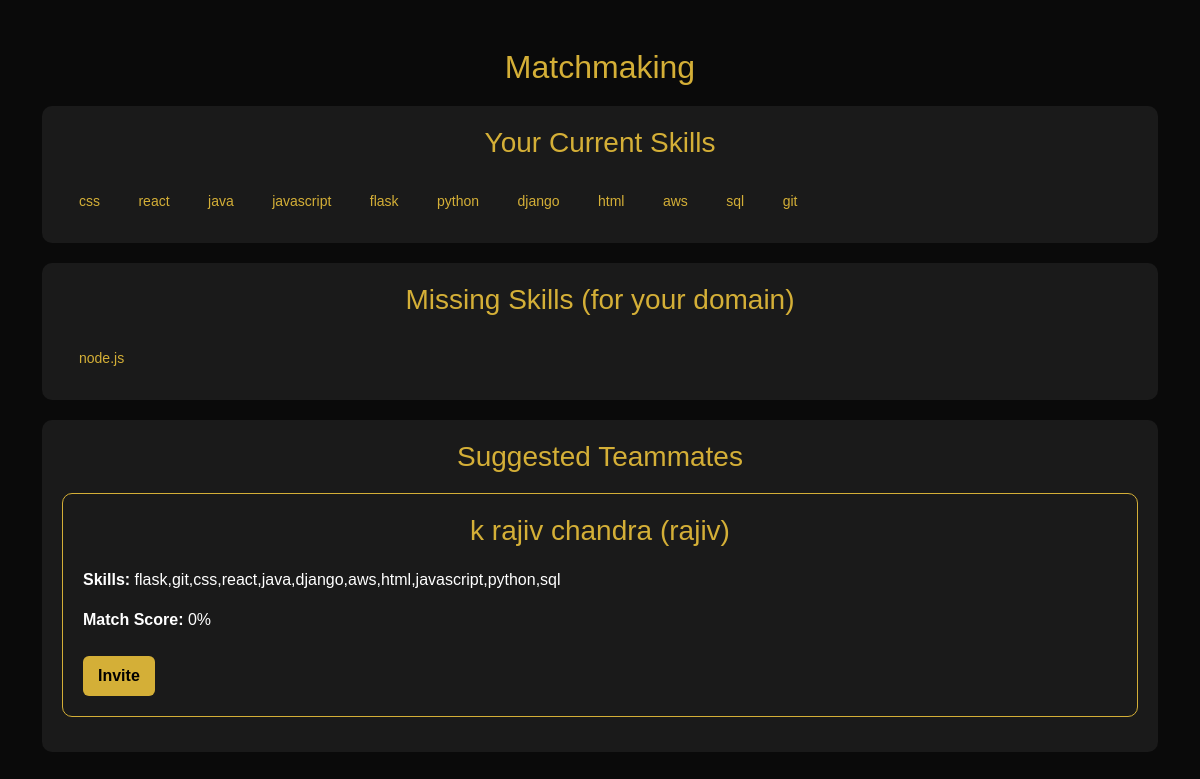
Screenshot of /match (signed in) with the database file from the repository.
### tables this page shows
CREATE TABLE users (
            id INTEGER PRIMARY KEY AUTOINCREMENT,
            username TEXT UNIQUE NOT NULL,
            email TEXT UNIQUE NOT NULL,
            password TEXT NOT NULL,
            fullname TEXT,
            contact TEXT,
            resume TEXT,
            skills TEXT,
            domain TEXT
        );

### app.py (the view)
@app.route("/match")
def match():
    if "user_id" not in session:
        return redirect(url_for("login"))
    conn = get_db_connection()
    cur = conn.cursor()
    cur.execute("SELECT * FROM users WHERE id=?", (session["user_id"],))
    user = cur.fetchone()
    if not user:
        conn.close()
        return "User not found", 404
    user_skills = normalize_skills(user["skills"])
    user_domain = user["domain"]
    cur.execute("SELECT * FROM domains WHERE LOWER(name)=?", (user_domain.lower(),))
    domain = cur.fetchone()
    if not domain:
        conn.close()
        return f"No domain setup for {user_domain}", 404
    required_skills = normalize_skills(domain["required_skills"])
    missing_skills = list(required_skills - user_skills)
    cur.execute("SELECT * FROM users WHERE domain=? AND id!=?", (user_domain, user["id"]))
    teammates = cur.fetchall()
    suggestions = []
    for t in teammates:
        t_skills = normalize_skills(t["skills"])
        overlap = len(set(missing_skills) & t_skills)
        score = int((overlap / len(required_skills)) * 100) if required_skills else 0
        suggestions.append({
            "id": t["id"],
            "username": t["username"],
            "fullname": t["fullname"],
            "skills": t["skills"],
            "domain": t["domain"],
            "match_score": score
        })
    suggestions.sort(key=lambda x: x["match_score"], reverse=True)
    conn.close()
    return render_template("match.html", user_skills=user_skills, missing_skills=missing_skills, suggestions=suggestions)

### app.py (called while the page is built)
def get_db_connection():
    conn = sqlite3.connect("users.db")
    conn.row_factory = sqlite3.Row
    return conn

def normalize_skills(skill_string):
    if not skill_string:
        return set()
    return set(s.strip().lower() for s in skill_string.split(",") if s.strip())

### templates/match.html (shortened to what this page needs)
<!DOCTYPE html>
<html lang="en">
<head>
  <link href="https://cdn.jsdelivr.net/npm/bootstrap@5.3.2/dist/css/bootstrap.min.css" rel="stylesheet">
</head>
<body class="container py-5">
  <h2>Matchmaking</h2>
  <div class="section-card">
    <h3>Your Current Skills</h3>
    <div class="skills-box">
      {% if user_skills %}
        {% for skill in user_skills %}
          <span>{{ skill }}</span>
        {% endfor %}
      {% else %}
        <p>No skills added yet.</p>
      {% endif %}
    </div>
  </div>
  <div class="section-card">
    <h3>Missing Skills (for your domain)</h3>
    <div class="skills-box">
      {% if missing_skills %}
        {% for skill in missing_skills %}
          <span>{{ skill }}</span>
        {% endfor %}
      {% else %}
        <p>🎉 You already have all required skills!</p>
      {% endif %}
    </div>
  </div>
  <div class="section-card">
    <h3>Suggested Teammates</h3>
    {% if suggestions %}
      {% for s in suggestions %}
        <div class="card">
          <h3>{{ s.fullname }} ({{ s.username }})</h3>
          <p><b>Skills:</b> {{ s.skills }}</p>
          <p><b>Match Score:</b> {{ s.match_score }}%</p>
          <form action="{{ url_for('invite', teammate_id=s.id) }}" method="post">
            <button type="submit" class="invite-btn">Invite</button>
          </form>
        </div>
      {% endfor %}
    {% else %}
      <p>No teammates found in your domain yet.</p>
    {% endif %}
  </div>
</body>
</html>

### templates/match.html (style rules this page uses)
body { background: #0a0a0a; color: #d4af37; font-family: Arial, sans-serif; }
.section-card { background: #1a1a1a; padding: 20px; border-radius: 10px; margin-bottom: 20px; }
h2, h3 { text-align: center; margin-bottom: 20px; color: #d4af37; }
.skills-box span { display: inline-block; color: #d4af37; padding: 6px 12px; border-radius: 8px; margin: 5px; font-size: 14px; }
.card { background: #1a1a1a; border: 1px solid #d4af37; border-radius: 10px; padding: 20px; margin: 15px 0; }
.card h3 { color: #d4af37; }
.card p { color: #ffffff; }
.invite-btn { display: inline-block; background: #d4af37; color: black; font-weight: bold; padding: 8px 15px; border: none; border-radius: 6px; cursor: pointer; margin-top: 8px; }

### rows the page displays
users: fullname "k rajiv chandra", username "rajiv", skills "flask,git,css,react,java,django,aws,html,javascript,python,sql", match_score "0"

### other values shown
{{ skill }} "css" "react" "java" "javascript" "flask" "python" "django" "html" "aws" "sql" "git"
{{ skill }} "node.js"
